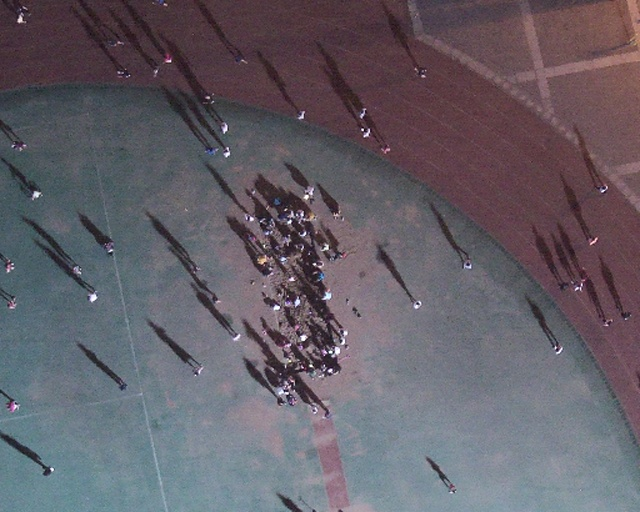
#> input picture pj3/dataset/train/rgb/1036.jpg, 640 x 512 px, given in place of 1730.jpg, which was not available
$ python dataRotateNew.py
#> lines starting #> are read from the running program, lines starting #| are printed output that depends on the picture; pictures that were not available may be replaced by others from this repository, and a replacement may not be noted
from PIL import Image
import os
import xml.etree.ElementTree as ET
import random

def flip_image_and_xml(input_rgb_file, input_tir_file,input_xml_file, output_rgb_file, output_tir_file,output_xml_file):
    # 处理rgb图像文件
#> called with input_rgb_file = './dataset/train/rgb/1730.jpg', input_tir_file = './dataset/train/tir/1730R.jpg', input_xml_file = './dataset/train/labels/1730R.xml', output_rgb_file = './dataset/train/rgb/_Rotate1730.jpg', output_tir_file = './dataset/train/tir/_Rotate1730R.jpg', output_xml_file = './dataset/train/labels/_Rotate1730R.xml'
    img = Image.open(input_rgb_file)
#> img is the input picture: PIL image 640x512 RGB; mean R, G, B 100, 94.8, 103.2
    flipped_img = img.transpose(Image.FLIP_TOP_BOTTOM)
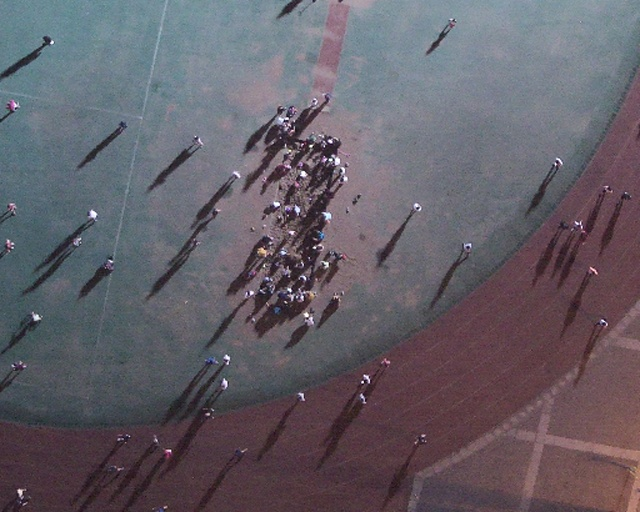
#> flipped_img: PIL image 640x512 RGB; mean R, G, B 100, 94.8, 103.2
    flipped_img = flipped_img.transpose(Image.FLIP_LEFT_RIGHT)
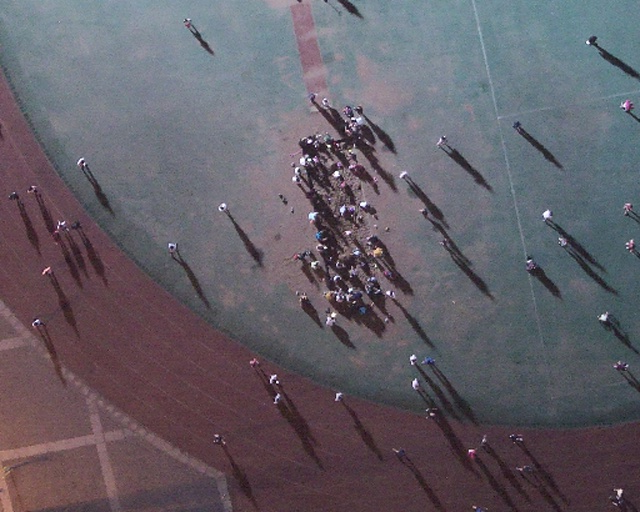
#> flipped_img: PIL image 640x512 RGB; mean R, G, B 100, 94.8, 103.2
    flipped_img.save(output_rgb_file)

    # 处理tir图像文件
    img2 = Image.open(input_tir_file)
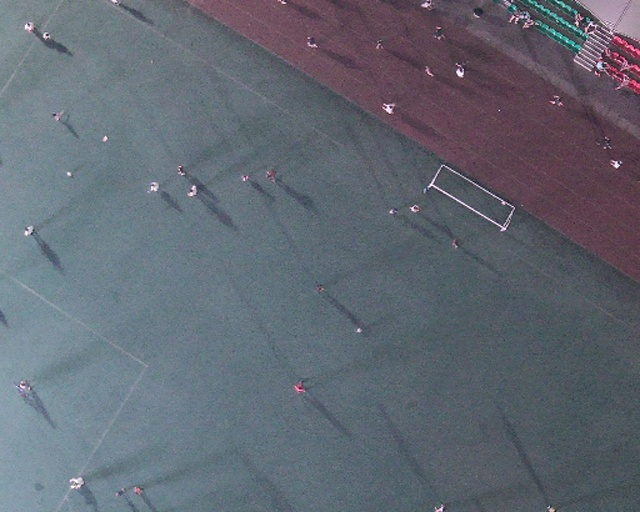
#> input picture pj3/dataset/train/rgb/1061.jpg, 640 x 512 px, given in place of 1730R.jpg, which was not available
#> img2 is the input picture: PIL image 640x512 RGB; mean R, G, B 98, 103.9, 114.3
    flipped_img2 = img2.transpose(Image.FLIP_TOP_BOTTOM)
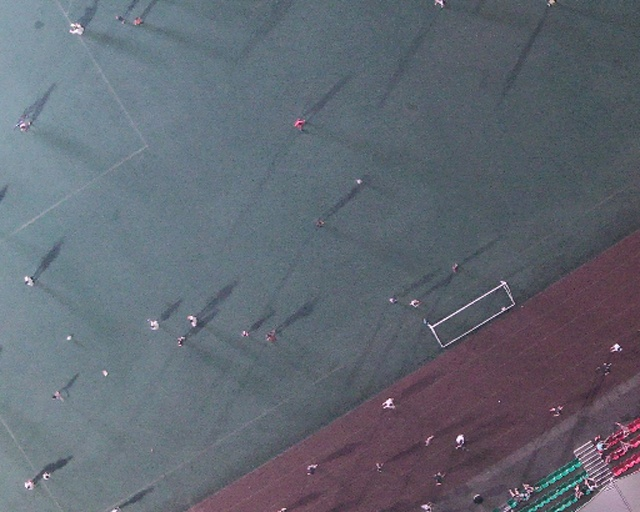
#> flipped_img2: PIL image 640x512 RGB; mean R, G, B 98, 103.9, 114.3
    flipped_img2 = flipped_img2.transpose(Image.FLIP_LEFT_RIGHT)
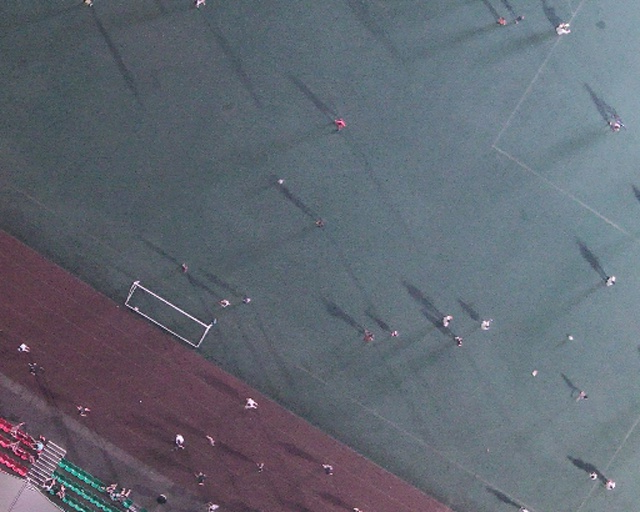
#> flipped_img2: PIL image 640x512 RGB; mean R, G, B 98, 103.9, 114.3
    flipped_img2.save(output_tir_file)

    # 处理XML文件
#> (the run stopped early here; a loop or call above may not have finished)
